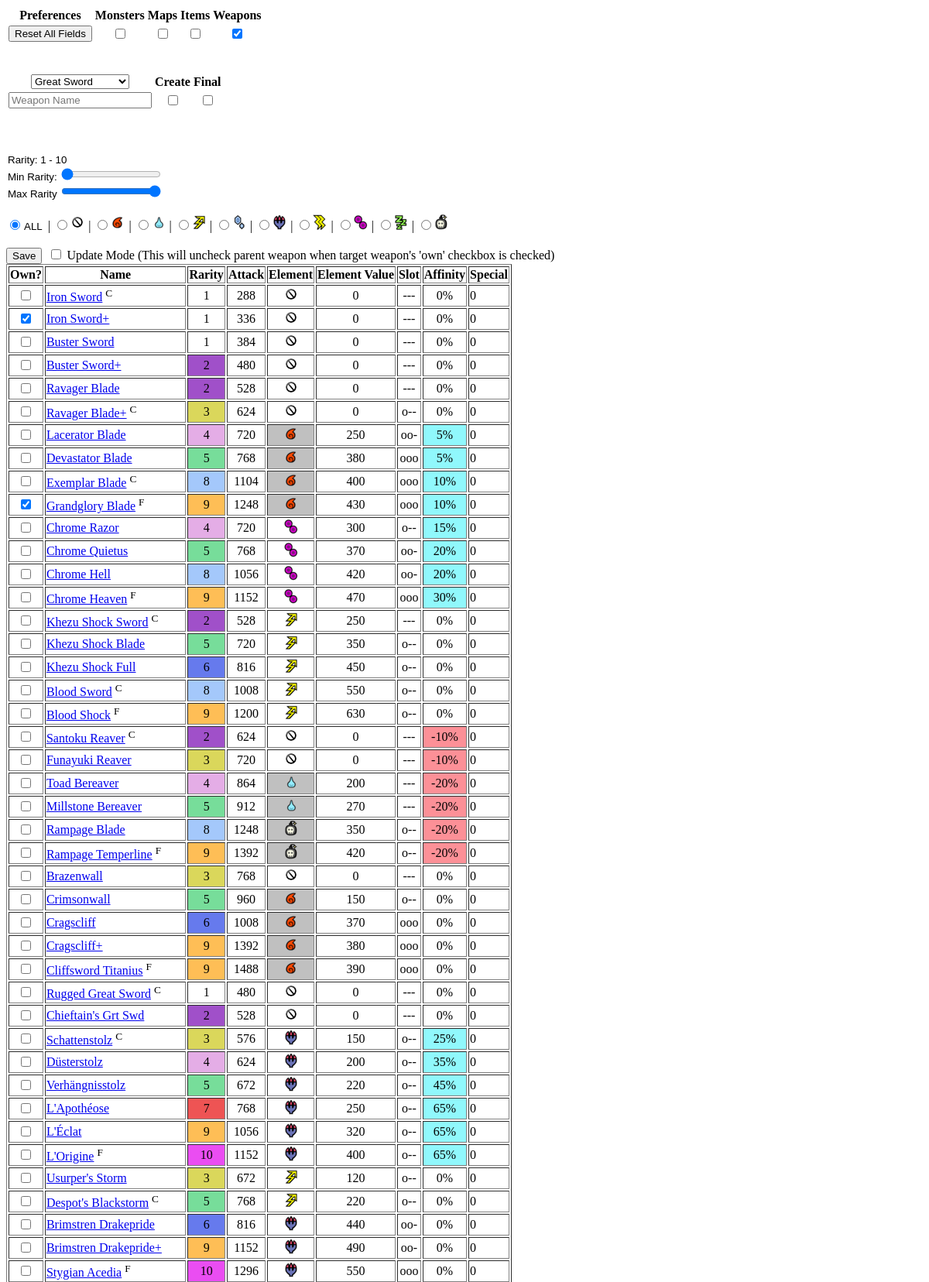
The page / (upper part) on the database its author committed.
### tables this page shows
CREATE TABLE IF NOT EXISTS `greatsword` (
  `id` int(5) NOT NULL,
  `parentId` int(5) NOT NULL,
  `name` varchar(80) NOT NULL,
  `attack` int(5) NOT NULL,
  `element` varchar(3) NOT NULL,
  `elementValue` int(5) NOT NULL,
  `created` int(1) NOT NULL,
  `final` int(1) NOT NULL,
  `slot` int(1) NOT NULL,
  `rare` int(2) NOT NULL,
  `affinity` decimal(2,2) NOT NULL,
  `defense` int(3) NOT NULL,
  `special` varchar(40) NOT NULL,
  `awaken` int(1) NOT NULL,
  `red` int(3) NOT NULL,
  `orange` int(3) NOT NULL,
  `yellow` int(3) NOT NULL,
  `green` int(3) NOT NULL,
  `blue` int(3) NOT NULL,
  `white` int(3) NOT NULL,
  `purple` int(3) NOT NULL,
  `redPlus` int(3) NOT NULL,
  `orangePlus` int(3) NOT NULL,
  `yellowPlus` int(3) NOT NULL,
  `greenPlus` int(3) NOT NULL,
  `bluePlus` int(3) NOT NULL,
  `whitePlus` int(3) NOT NULL,
  `purplePlus` int(3) NOT NULL,
  `own` int(1) NOT NULL,
  `hierarchy` varchar(3000) NOT NULL,
  PRIMARY KEY (`id`)
);

### index.php (the view, shortened to what this page needs)
<!doctype html>
<html>
<head>
    <link rel="stylesheet" type="text/css" href="mh4u_css_styles.css">
</head>
<body>
    <form method=POST name="form">
        <?php
            require_once('db_connect.php');
            $allCheck = "";
            $rawCheck = "";
            $firCheck = "";
            $watCheck = "";
            $thuCheck = "";
            $iceCheck = "";
            $draCheck = "";
            $parCheck = "";
            $poiCheck = "";
            $sleCheck = "";
            $blaCheck = "";
            if(isset($_POST['postCheck'])) {
                if($_POST['mapShow']==1){ $mapCheck='checked';
                } else { $mapCheck='';}
                $area=$_POST['area'];
                if($_POST['monsterShow']==1) {$monsterCheck='checked';
                    if(isset($_POST['monster'])){$monster=$_POST['monster'];
                    } else{$monster=1;}
                } else {$monsterCheck='';}
                if($_POST['itemShow']==1) {$itemCheck='checked';
                } else {$itemCheck='';}
                $itemName=$_POST['itemName'];
                if($_POST['createShow']==1){ $createCheck='checked'; $createFilter=1;
                } else { $createCheck=''; $createFilter=0;}
                if($_POST['finalShow']==1){ $finalCheck='checked'; $finalFilter=1;
                } else { $finalCheck=''; $finalFilter=0;}
                if($_POST['weaponShow']==1) {$weaponCheck='checked';
                } else {$weaponCheck='';}
                $weaponName=$_POST['weaponName'];
                $weaponType=$_POST['weaponType'];
                if($_POST['upgrade']==1) {$upgradeCheck='checked';
                } else {$upgradeCheck='';}
                if(isset($_POST['minRaritySelect'])) {
                    $minRaritySelect=$_POST['minRaritySelect'];
                    $maxRaritySelect=$_POST['maxRaritySelect'];
                } else {
                    $minRaritySelect=1;
                    $maxRaritySelect=10;
                }
                $elemFilter=$_POST['elem'];
                switch($_POST['elem']) {
                    case "%": $allCheck = "checked"; break;
                    case "RAW": $rawCheck = "checked"; break;
                    case "FIR": $firCheck = "checked"; break;
                    case "WAT": $watCheck = "checked"; break;
                    case "THU": $thuCheck = "checked"; break;
                    case "ICE": $iceCheck = "checked"; break;
                    case "DRA": $draCheck = "checked"; break;
                    case "PAR": $parCheck = "checked"; break;
                    case "POI": $poiCheck = "checked"; break;
                    case "SLE": $sleCheck = "checked"; break;
                    case "BLA": $blaCheck = "checked"; break;
                }
            } else {
                $mapCheck='';
                $monsterCheck='';
                $itemCheck='';
                $createCheck='';
                $createFilter=0;
                $finalCheck='';
                $finalFilter=0;
                $weaponCheck='checked';
                $weaponName=null;
                $weaponType='greatsword';
                $upgradeCheck='';
                $minRaritySelect=1;
                $maxRaritySelect=10;
                $elemFilter='%';
                $allCheck = "checked";
            }
            echo("<table border='0'>");
            echo("<tr>
                 <th>Preferences</th>
                 <th>Monsters</th>
                 <th>Maps</th>
                 <th>Items</th>
                 <th>Weapons</th>
                 </tr>");
            echo("<tr>");
            echo
                "<td><center><input type='submit' value='Reset All Fields' name='ResetButton' /></center>"
                ."<td><center><input type='checkbox' value='1' " . $monsterCheck . " name='monsterShow' onchange='this.form.submit()'/></center>"
                ."<td><center><input type='checkbox' value='1' " . $mapCheck . " name='mapShow' onchange='this.form.submit()'/></center>"
                ."<td><center><input type='checkbox' value='1' " . $itemCheck . " name='itemShow' onchange='this.form.submit()'/></center>"
                ."<td><center><input type='checkbox' value='1' " . $weaponCheck . " name='weaponShow' onchange='this.form.submit()'/></center>";
            echo("</table>");
            echo("<br>");
            echo("<br>");
            if($weaponCheck=='checked'){
                $sql="SELECT type,id FROM weapon_types order by weaponTypeId";
                $result=mysqli_query($mysqli, $sql) or die(mysqli_error($mysqli) . '; weapon dropdown error');
                $weaponDropdownString = "<select name='weaponType' onchange='this.form.submit()' value=''>Weapon Type</option>";
                while($row=mysqli_fetch_array($result)){
                    if($row['id']==$weaponType){
                        $weaponDropdownString .= "<option value=$row[id] selected>$row[type]</option>";
                    } else{
                        $weaponDropdownString .= "<option value=$row[id]>$row[type]</option>";
                    }
                }
                $weaponDropdownString .= "</select>";
                echo("<table border='0'>");
                echo("<tr>
                     <th>$weaponDropdownString</th>
                     <th>Create</th>
                     <th>Final</th>
                     </tr>");
                echo("<tr>");
                echo
                    "<td><input type='text' placeholder='Weapon Name' value='" . $weaponName . "' name='weaponName' />"
                    ."<td><center><input type='checkbox' value='1' " . $createCheck . " name='createShow' onchange='this.form.submit()'/></center>"
                    ."<td><center><input type='checkbox' value='1' " . $finalCheck . " name='finalShow' onchange='this.form.submit()'/></center>";
                echo("</table>");
                echo("<br>");
                echo "<br><br>";
                echo "<input type='text' id='rarity' value='Rarity: " . $minRaritySelect . " - " . $maxRaritySelect . "' style='border: 0px' readonly>";
                echo "<br>";
                echo "<input type='text' id='minRarity' value='Min Rarity:' style='border: 0px' readonly size=6>";
                echo "<input type='range' min=1 max=10 value=" . $minRaritySelect . " step=1.0 id='minRange' name='minRaritySelect' onchange='updateRarityMin(this.value, maxRaritySelect.value); this.form.submit();' />";
                echo "<br>";
                echo "<input type='text' id='maxRarity' value='Max Rarity:' style='border: 0px' readonly size=6>";
                echo "<input type='range' min=1 max=10 value=" . $maxRaritySelect . " step=1.0 id='maxRange' name='maxRaritySelect' onchange='updateRarityMax(minRaritySelect.value, this.value); this.form.submit();' />";
                echo "<br>";
                echo "<br>";
                echo "<input type='radio' id='all' value='%' name='elem' onchange='this.form.submit()'" . $allCheck . ">";
                echo "<input type='text' value='ALL' style='border: 0px' readonly size=1>";
                echo " | ";
                echo "<input type='radio' id='raw' value='RAW' name='elem' onchange='this.form.submit()'" . $rawCheck . ">";
                echo "<img src=resources/elements/RAW.png height='20' width='20'>";
                echo " | ";
                echo "<input type='radio' id='fire' value='FIR' name='elem' onchange='this.form.submit()'" . $firCheck . ">";
                echo "<img src=resources/elements/FIR.png height='20' width='20'>";
                echo " | ";
                echo "<input type='radio' id='water' value='WAT' name='elem' onchange='this.form.submit()'" . $watCheck . ">";
                echo "<img src=resources/elements/WAT.png height='20' width='20'>";
                echo " | ";
                echo "<input type='radio' id='thunder' value='THU' name='elem' onchange='this.form.submit()'" . $thuCheck . ">";
                echo "<img src=resources/elements/THU.png height='20' width='20'>";
                echo " | ";
                echo "<input type='radio' id='ice' value='ICE' name='elem' onchange='this.form.submit()'" . $iceCheck . ">";
                echo "<img src=resources/elements/ICE.png height='20' width='20'>";
                echo " | ";
                echo "<input type='radio' id='dragon' value='DRA' name='elem' onchange='this.form.submit()'" . $draCheck . ">";
                echo "<img src=resources/elements/DRA.png height='20' width='20'>";
                echo " | ";
                echo "<input type='radio' id='paralysis' value='PAR' name='elem' onchange='this.form.submit()'" . $parCheck . ">";
                echo "<img src=resources/elements/PAR.png height='20' width='20'>";
                echo " | ";
                echo "<input type='radio' id='poison' value='POI' name='elem' onchange='this.form.submit()'" . $poiCheck . ">";
                echo "<img src=resources/elements/POI.png height='20' width='20'>";
                echo " | ";
                echo "<input type='radio' id='sleep' value='SLE' name='elem' onchange='this.form.submit()'" . $sleCheck . ">";
                echo "<img src=resources/elements/SLE.png height='20' width='20'>";
                echo " | ";
                echo "<input type='radio' id='blast' value='BLA' name='elem' onchange='this.form.submit()'" . $blaCheck . ">";
                echo "<img src=resources/elements/BLA.png height='20' width='20'>";
                echo "<br><br>";
                echo "<input type='submit' value='Save' name='SaveButton' />";
                echo "&nbsp;&nbsp;<input type='checkbox' value='1' " . $upgradeCheck . " name='upgrade' /> Update Mode
                    (This will uncheck parent weapon when target weapon's 'own' checkbox is checked)";
                $sql = 'SELECT id, name, rare, attack, element, elementValue, slot, affinity, own, parentId, hierarchy, awaken, special, created, final
                        FROM ' . $weaponType . '
                        WHERE instr(name,"' . $weaponName . '")>0
                        AND rare BETWEEN ' . $minRaritySelect . ' AND ' . $maxRaritySelect . '
                        AND element LIKE \'%' . $elemFilter . '%\'
                        AND (' . $createFilter . '=0 or CREATED=' . $createFilter .')
                        AND (' . $finalFilter . '=0 or FINAL=' . $finalFilter .')
                        ORDER BY id';
                $result = mysqli_query($mysqli,$sql) or die(mysqli_error($mysqli) . '; weapon table error');
                echo("<table border='1'>");
                echo("<tr>
                     <th>Own?</th>
                     <th>Name</th>
                     <th>Rarity</th>
                     <th>Attack</th>
                     <th>Element</th>
                     <th>Element Value</th>
                     <th>Slot</th>
                     <th>Affinity</th>
                     <th>Special</th>
                     </tr>");
                while($weaponsRow=mysqli_fetch_array($result))
                {
                    if($weaponsRow['own'] == 1){$checkCheck = 'checked';
                    } else{$checkCheck = null;}
                    switch($weaponsRow['slot']) {
                        case "0": $slot = "---"; break;
                        case "1": $slot = "o--"; break;
                        case "2": $slot = "oo-"; break;
                        case "3": $slot = "ooo"; break;}
                    if ($weaponsRow['awaken']==1) {$elemBg = '#CGCGCG';
                    } else {$elemBg = null;}
                    if ($weaponsRow['affinity']<0) {$affinityBg = '#FC9097';
                    } elseif($weaponsRow['affinity']>0) {$affinityBg = '#90F8FC';
                    } else {$affinityBg = null;}
                    $affinity=$weaponsRow['affinity']*100;
                    $sql = 'SELECT color
                            FROM rarecolors
                            WHERE rare=' . $weaponsRow['rare'];
                    $colorResult = mysqli_query($mysqli,$sql) or die(mysqli_error($mysqli) . '; color table error');
                    $rareColorsRow=mysqli_fetch_array($colorResult);
                    if ($weaponsRow['created']==1) {$createFlag = '<sup>C</sup>';
                    } else {$createFlag = null;}
                    if ($weaponsRow['final']==1) {$finalFlag = '<sup>F</sup>';
                    } else {$finalFlag = null;}
                    echo("<tr>");
                    echo
                        "<input type='hidden' value='0' name='row" . $weaponsRow['id'] . "'/>"
                        ."<td><center><input type='checkbox' value='1' $checkCheck name='row" . $weaponsRow['id'] . "'/></center>"
                        ."<td><a href='#' onClick='javascript:popUp(\"path.php?weaponType=$weaponType&id=$weaponsRow[id]\")'> $weaponsRow[name]</a> $createFlag $finalFlag"
                        ."<td BGCOLOR='$rareColorsRow[color]'><center>$weaponsRow[rare]</center></td>"
                        ."<td><center>$weaponsRow[attack]</center></td>"
                        ."<td BGCOLOR='$elemBg'><center><img src=resources/elements/$weaponsRow[element].png height='20' width='20'></center></td>"
                        ."<td><center>$weaponsRow[elementValue]</center></td>"
                        ."<td><center>$slot</center></td>"
                        ."<td BGCOLOR='$affinityBg'><center>$affinity%</center></td>"
                        ."<td>$weaponsRow[special]</td>"
                        ;
                }
                echo("</table>");
            }
        ?>
    </form>
</body>
</html>

### rows shown on the page
greatsword: name "Iron Sword", created "C", rare "1", attack "288", elementValue "0", slot "---", affinity "0", special "0"
greatsword: name "Iron Sword+", rare "1", attack "336", elementValue "0", slot "---", affinity "0", special "0"
greatsword: name "Buster Sword", rare "1", attack "384", elementValue "0", slot "---", affinity "0", special "0"
greatsword: name "Buster Sword+", rare "2", attack "480", elementValue "0", slot "---", affinity "0", special "0"
greatsword: name "Ravager Blade", rare "2", attack "528", elementValue "0", slot "---", affinity "0", special "0"
greatsword: name "Ravager Blade+", created "C", rare "3", attack "624", elementValue "0", slot "o--", affinity "0", special "0"
greatsword: name "Lacerator Blade", rare "4", attack "720", elementValue "250", slot "oo-", affinity "5", special "0"
greatsword: name "Devastator Blade", rare "5", attack "768", elementValue "380", slot "ooo", affinity "5", special "0"
greatsword: name "Exemplar Blade", created "C", rare "8", attack "1104", elementValue "400", slot "ooo", affinity "10", special "0"
greatsword: name "Grandglory Blade", final "F", rare "9", attack "1248", elementValue "430", slot "ooo", affinity "10", special "0"
greatsword: name "Chrome Razor", rare "4", attack "720", elementValue "300", slot "o--", affinity "15", special "0"
greatsword: name "Chrome Quietus", rare "5", attack "768", elementValue "370", slot "oo-", affinity "20", special "0"
greatsword: name "Chrome Hell", rare "8", attack "1056", elementValue "420", slot "oo-", affinity "20", special "0"
greatsword: name "Chrome Heaven", final "F", rare "9", attack "1152", elementValue "470", slot "ooo", affinity "30", special "0"
greatsword: name "Khezu Shock Sword", created "C", rare "2", attack "528", elementValue "250", slot "---", affinity "0", special "0"
greatsword: name "Khezu Shock Blade", rare "5", attack "720", elementValue "350", slot "o--", affinity "0", special "0"
greatsword: name "Khezu Shock Full", rare "6", attack "816", elementValue "450", slot "o--", affinity "0", special "0"
greatsword: name "Blood Sword", created "C", rare "8", attack "1008", elementValue "550", slot "o--", affinity "0", special "0"
greatsword: name "Blood Shock", final "F", rare "9", attack "1200", elementValue "630", slot "o--", affinity "0", special "0"
greatsword: name "Santoku Reaver", created "C", rare "2", attack "624", elementValue "0", slot "---", affinity "-10", special "0"
greatsword: name "Funayuki Reaver", rare "3", attack "720", elementValue "0", slot "---", affinity "-10", special "0"
greatsword: name "Toad Bereaver", rare "4", attack "864", elementValue "200", slot "---", affinity "-20", special "0"
greatsword: name "Millstone Bereaver", rare "5", attack "912", elementValue "270", slot "---", affinity "-20", special "0"
greatsword: name "Rampage Blade", rare "8", attack "1248", elementValue "350", slot "o--", affinity "-20", special "0"
greatsword: name "Rampage Temperline", final "F", rare "9", attack "1392", elementValue "420", slot "o--", affinity "-20", special "0"
greatsword: name "Brazenwall", rare "3", attack "768", elementValue "0", slot "---", affinity "0", special "0"
greatsword: name "Crimsonwall", rare "5", attack "960", elementValue "150", slot "o--", affinity "0", special "0"
greatsword: name "Cragscliff", rare "6", attack "1008", elementValue "370", slot "ooo", affinity "0", special "0"
greatsword: name "Cragscliff+", rare "9", attack "1392", elementValue "380", slot "ooo", affinity "0", special "0"
greatsword: name "Cliffsword Titanius", final "F", rare "9", attack "1488", elementValue "390", slot "ooo", affinity "0", special "0"
greatsword: name "Rugged Great Sword", created "C", rare "1", attack "480", elementValue "0", slot "---", affinity "0", special "0"
greatsword: name "Chieftain's Grt Swd", rare "2", attack "528", elementValue "0", slot "---", affinity "0", special "0"
greatsword: name "Schattenstolz", created "C", rare "3", attack "576", elementValue "150", slot "o--", affinity "25", special "0"
greatsword: name "Düsterstolz", rare "4", attack "624", elementValue "200", slot "o--", affinity "35", special "0"
greatsword: name "Verhängnisstolz", rare "5", attack "672", elementValue "220", slot "o--", affinity "45", special "0"
greatsword: name "L'Apothéose", rare "7", attack "768", elementValue "250", slot "o--", affinity "65", special "0"
greatsword: name "L'Éclat", rare "9", attack "1056", elementValue "320", slot "o--", affinity "65", special "0"
greatsword: name "L'Origine", final "F", rare "10", attack "1152", elementValue "400", slot "o--", affinity "65", special "0"
greatsword: name "Usurper's Storm", rare "3", attack "672", elementValue "120", slot "o--", affinity "0", special "0"
greatsword: name "Despot's Blackstorm", created "C", rare "5", attack "768", elementValue "220", slot "o--", affinity "0", special "0"
greatsword: name "Brimstren Drakepride", rare "6", attack "816", elementValue "440", slot "oo-", affinity "0", special "0"
greatsword: name "Brimstren Drakepride+", rare "9", attack "1152", elementValue "490", slot "oo-", affinity "0", special "0"
greatsword: name "Stygian Acedia", final "F", rare "10", attack "1296", elementValue "550", slot "ooo", affinity "0", special "0"

### other values the page prints
form field weaponType "Great Sword"
